Frame 1 (no input): blank canvas, image omitted
Frame 60 (no input): blank canvas, image omitted
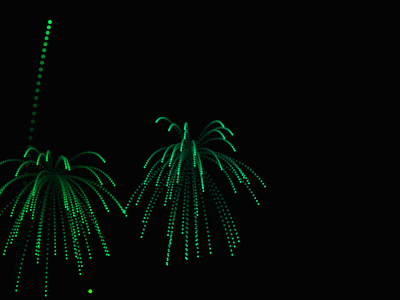
Frame 120 (the mouse pressed at the canvas centre since frame 60)

The p5.js sketch whose frames 1 and 60 were blank and that drew this single picture after the mouse press (run headless with seeded random() and noise() and a simulated clock; from frame 60 on, the mouse is pressed at the canvas centre):

// p5.js sketch
// ── sketch.js
let fireworks = [];
let gravity;

function setup() {
    createCanvas(400, 300);
    colorMode(HSB);

    stroke(255);
    strokeWeight(4);

    gravity = createVector(0, 0.2);
}

function draw() {
    colorMode(RGB);
    background(0, 0, 0, 25);
    colorMode(HSB);

    if (random(1) < 0.05) {
        fireworks.push(new Firework());
    }

    fireworks.forEach(f => {
        f.update();
        f.show();
    })

    fireworks = fireworks.filter(f => !f.done());
}
// ── fireworks.js
class Particle {
    constructor(x, y, hu, firework) {
        this.position = createVector(x, y);
        this.firework = firework;
        this.lifespan = 255;
        this.hu = hu;
        if (firework) {
            this.velocity = createVector(random(-2, 2), random(-12, -5));
        } else {
            this.velocity = p5.Vector.random2D();
            this.velocity.mult(random(1, 6));
        }
        this.acceleration = createVector(0, 0);
    }

    applyForce(force) {
        this.acceleration.add(force);
    }

    done() {
        return (this.lifespan < 0);
    }

    update() {
        if (!this.firework) {
            this.velocity.mult(0.95);
            this.lifespan -= 4;
        }
        this.velocity.add(this.acceleration);
        this.position.add(this.velocity);
        this.acceleration.mult(0);
    }

    show() {
        if (!this.firework) {
            stroke(this.hu, 255, 255, this.lifespan);
            strokeWeight(2);
        } else {
            stroke(this.hu, 255, 255);
            strokeWeight(4);
        }
        point(this.position.x, this.position.y);
    }
}

class Firework {
    constructor() {
        this.hu = random(1, 255);
        this.firework = new Particle(random(width), height, this.hu, true);     
        this.exploded = false;   
        this.particles = [];
    }

    update() {
        if (this.exploded) {
            this.particles.forEach(p => {
                p.applyForce(gravity);
                p.update();
            })

            this.particles = this.particles.filter(p => !p.done());
        } else {
            this.firework.applyForce(gravity);
            this.firework.update();

            if (this.firework.velocity.y >= 0) {
                this.exploded = true;
                this.explode();
            }
        }
    }

    explode() {
        for (let i=0; i<50; i++) {
            let p = new Particle(this.firework.position.x, this.firework.position.y, this.hu);
            this.particles.push(p);
        }
    }

    done() {
        return this.exploded && (this.particles.length === 0);
    }

    show() {
        if (this.exploded) {
            this.particles.forEach(p => {
                p.show();
            })
        } else {
            this.firework.show();
        }
    }
}
